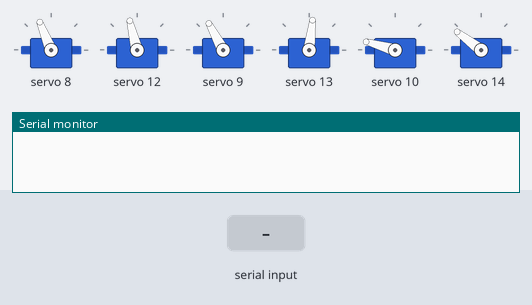
The sketch below on a simulated Arduino Uno, built with avr-gcc and run on an emulated ATmega328P. Shown: 6 × servo, the last lines printed to the serial monitor. The inputs (shaded band) are chosen by the test bench.

Above: at 1.2 s.
1.3 s: "<90,45,200>" received over Serial
At 2.5 s:
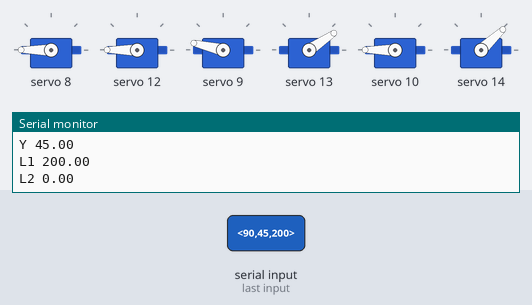
2.8 s: "<30,150,10>" received over Serial
At 3.6 s:
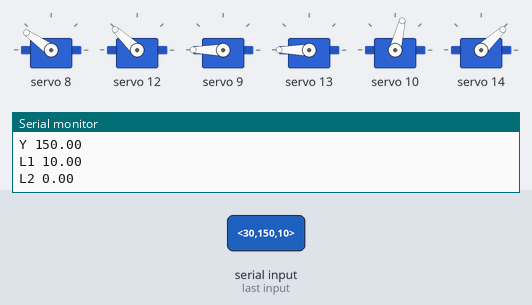
4.3 s: "<90,45>" received over Serial
At 4.7 s:
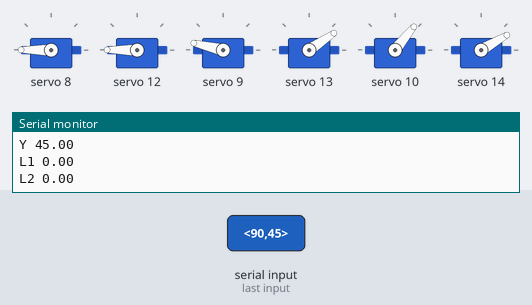
5.8 s: "<30,150,10,200>" received over Serial
At 7.0 s:
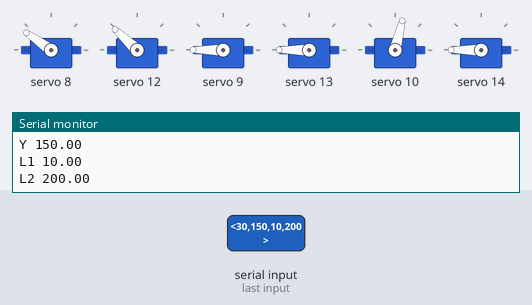
7.3 s: "<0>" received over Serial
At 8.2 s:
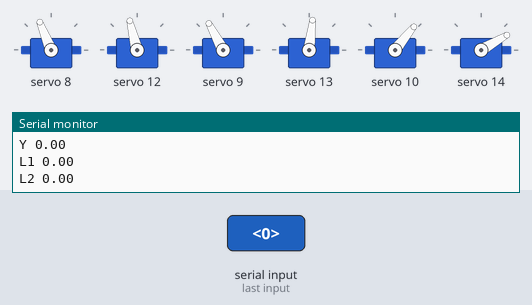
8.8 s: "<200>" received over Serial
At 9.4 s:
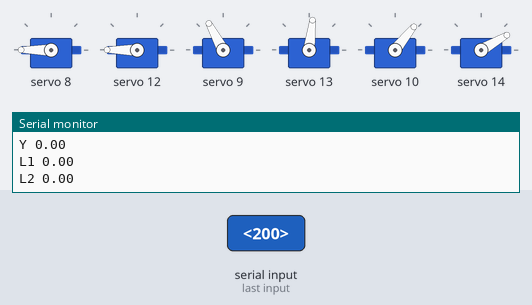
Timing chart, 0 to 15.3 s (numbered marks = the images above; inputs shaded):
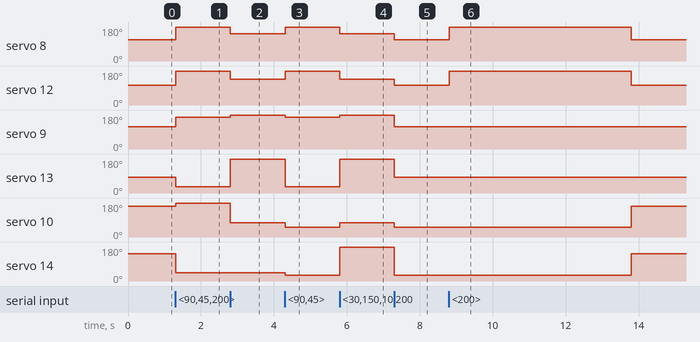

Measured:
- after the input at 1.3 s, servo 8: 112° → 180° at once; servo 12: 104° → 180° at once; servo 9: 118° → 167° at once; servo 13: 83° → 34° at once; servo 10: 164° → 180° at once
- after the input at 2.8 s, servo 8: 180° → 145° at once; servo 12: 180° → 137° at once; servo 9: 167° → 180° at once; servo 13: 34° → 180° at once; servo 10: 180° → 76° at once
- after the input at 4.3 s, servo 8: 145° → 180° at once; servo 12: 137° → 180° at once; servo 9: 180° → 167° at once; servo 13: 180° → 34° at once; servo 10: 76° → 51° at once
- after the input at 5.8 s, servo 8: 180° → 145° at once; servo 12: 180° → 137° at once; servo 9: 167° → 180° at once; servo 13: 34° → 180° at once; servo 10: 51° → 76° at once
- after the input at 7.3 s, servo 8: 145° → 112° at once; servo 12: 137° → 104° at once; servo 9: 180° → 118° at once; servo 13: 180° → 83° at once; servo 10: 76° → 51° at once
- after the input at 8.8 s, servo 8: 112° → 180° at once, → 112° 5.0 s later; servo 12: 104° → 180° at once, → 104° 5.0 s later; servo 10: 51° → 164° after 5.0 s instead of 3.5 s; servo 14: 30° → 143° after 5.0 s instead of 3.5 s

The sketch:

WATCHMAN_servo_control.ino
```cpp
// Watchman Servo Control code - Graham Jessup

// This sketch receives serial information in the format <x,y,L1,L2> where the the variables (x,y,L1,L2) are degree values.
// Angle values are then adjusted with calibration values before they are sent to each servo

// This sketch is designed to work with "Adafruit 16-Channel 12-bit PWM/Servo Shield - I2C interface" on an Arduino Uno
// This sketch requires the adafruit_PWMServo library, they have a useful guide here: https://learn.adafruit.com/adafruit-16-channel-pwm-slash-servo-shield/using-the-adafruit-library

// Serial communication code is adapted from Robin2 on Arduino forum, see here for source: https://forum.arduino.cc/index.php?topic=396450.0

// Be sure to comment out any debug Serial.print statements before connecting to raspberry pi, they will cause problems!


// Serial Reading Declarations

const byte numChars = 32;
char receivedChars[numChars];
char tempChars[numChars];        // temporary array for use when parsing

      // variables to hold the parsed data
char messageFromPC[numChars] = {0};
int integerFromPC = 0;
float XFromPi = 0.0;
//float floatFromPC = 0.0;
float YFromPi = 0.0;
float L1FromPi = 0.0;
float L2FromPi = 0.0;

boolean newData = false;


//Servo Control Declarations
#include <Wire.h>
#include <Adafruit_PWMServoDriver.h>

Adafruit_PWMServoDriver pwm = Adafruit_PWMServoDriver();

//Servo header position on adafruit servo hat (using positions 0-2 and 4-6)
#define X1SERVO 8 // X Servo (left-right) on right eye
#define Y1SERVO 9 // Y Servo (up-down) on right eye
#define L1SERVO 10 // Bottom Eyelid, controlled by right-side eyelid servo

#define X2SERVO 12 // X Servo (left-right) on left eye
#define Y2SERVO 13 // Y Servo (up-down) on left eye
#define L2SERVO 14 // Top Eyelid, controlled by left-side eyelid servo
//#define LaserPin 2 // This pin is used to switch laser MOSFET on/off. Mosfet is used to turn laser off when eyelids are shut.

float CtsPerDeg = 2.8; // This is a measured value, "calibrated" by driving servo to 90ish degrees (from middle position) and measuring counts
int MidPtCounts = 368; // Derived from servo midpoint = 1.5ms, 4.07 microseconds per count 1500/4.07 = 368.55

//Degree Compensations to adjust mid-point of servos - Cross-Eye fixing, adjust for mechanical errors as well
// These values are obtained by using a calibration image on the raspberry pi.
// I used the serial monitor to command the eyelids to zero position and then adjusted the zero point until the eyes and eyelids were properly adjusted (ie pointed dead center, eyes shut when <0,0,0,0> command is received)
//float X1DegComp = 4;
//float X2DegComp = -5;
//float Y1DegComp = -7;
//float Y2DegComp = -3;
//float L1DegComp = -25;
//float L2DegComp = -40;
//float LidCloseComp = -12; // This adds extra "clamping" force to completely close the eyes

float X1DegComp = 18;    // it's Left  Eye across (more POS and it's Left  eye looks to it's left)
float X2DegComp = 11;    // it's Right Eye across (more POS and it's Right eye looks to it's left)
float Y1DegComp = 23;    // it's Left  Eye up     (more POS and it's Left  eye goes up)
float Y2DegComp = 8;     // it's Right Eye up     (more POS and it's Right eye goes up)
float L1DegComp = -25;
float L2DegComp = -44;

float LidCloseComp = -12; // This adds extra "clamping" force to completely close the eyes
//float L1DegTrack = 10;

unsigned long timeLastUpdate = millis();
int timeInterval = 5000;
int eyeStatus = 0;   // 0=set it closed, 1=closed,  2=Open

void setup() {
    Serial.begin(115200);
    //Serial.println("This demo expects 4 pieces of data - 4 floating point values");
    //Serial.println("Enter data in this style <12.5, 12.0, 24.7, 13.0>  ");
    //Serial.println();
    pwm.begin();

    pwm.setPWMFreq(60);  // Analog servos run at ~60 Hz updates
//    pinMode(LaserPin, OUTPUT);
    delay(10);
    timeLastUpdate = millis() - timeInterval;
}

//============

void loop() {
    recvWithStartEndMarkers();

    if (eyeStatus == 0) {
      eyeStatus = 1;
      XFromPi = 0;
      YFromPi = 0;
      L1FromPi = 90;
      L2FromPi = 90;
      SetServoPosition();
      delay(200);
    }
    if (newData == true) {
        eyeStatus = 2;
        timeLastUpdate = millis();
        strcpy(tempChars, receivedChars);
            // this temporary copy is necessary to protect the original data
            //   because strtok() used in parseData() replaces the commas with \0
        parseData();
        SetServoPosition();
        showParsedData();
        newData = false;
    }

    if ( ( eyeStatus != 1 ) and ( millis() - timeLastUpdate ) > timeInterval ) {
      eyeStatus = 1;
      XFromPi = 0;
      YFromPi = 0;
      L1FromPi = 90;
      L2FromPi = 90;
      SetServoPosition();
      delay(200);
    }

/*
    XFromPi = 0;
    YFromPi = 0;
    L1FromPi = 90;
    L2FromPi = 90;
    SetServoPosition();
    delay(2000);

    XFromPi = 0;
    YFromPi = 0;
    L1FromPi = 70;
    L2FromPi = 55;
    SetServoPosition();
    delay(2000);

*/
}

//============

void recvWithStartEndMarkers() {
    static boolean recvInProgress = false;
    static byte ndx = 0;
    char startMarker = '<';
    char endMarker = '>';
    char rc;

    while (Serial.available() > 0 && newData == false) {
        rc = Serial.read();

        if (recvInProgress == true) {
            if (rc != endMarker) {
                receivedChars[ndx] = rc;
                ndx++;
                if (ndx >= numChars) {
                    ndx = numChars - 1;
                }
            }
            else {
                receivedChars[ndx] = '\0'; // terminate the string
                recvInProgress = false;
                ndx = 0;
                newData = true;
            }
        }

        else if (rc == startMarker) {
            recvInProgress = true;
        }
    }
}

//============

void parseData() {      // split the data into its parts

    char * strtokIndx; // this is used by strtok() as an index

    strtokIndx = strtok(tempChars,",");      // get the first part - the string
    XFromPi = atof(strtokIndx); // convert this part to a float

    strtokIndx = strtok(NULL, ","); // this continues where the previous call left off
    YFromPi = atof(strtokIndx);     // convert this part to a float

    strtokIndx = strtok(NULL, ",");
    L1FromPi = atof(strtokIndx);     // convert this part to a float

    strtokIndx = strtok(NULL, ",");
    L2FromPi = atof(strtokIndx);     // convert this part to a float

}

//============

void showParsedData() {
    Serial.print("X ");
    Serial.println(XFromPi);
    Serial.print("Y ");
    Serial.println(YFromPi);
    Serial.print("L1 ");
    Serial.println(L1FromPi);
    Serial.print("L2 ");
    Serial.println(L2FromPi);
}


//============
//This function maps the Servo Angles and sends the commands to the servos
void SetServoPosition() {

  // Set X Positions
  pwm.setPWM(X1SERVO, 0, ConvertToCounts(XFromPi + X1DegComp));
  pwm.setPWM(X2SERVO, 0, ConvertToCounts(XFromPi + X2DegComp));
//  Serial.print("X ");
//    Serial.println((-1*(XFromPi + X2DegComp)));

  // Set Y Positions
  pwm.setPWM(Y1SERVO, 0, ConvertToCounts(YFromPi + Y1DegComp));
  pwm.setPWM(Y2SERVO, 0, ConvertToCounts(-1*(YFromPi + Y2DegComp)));

  // Set Laser On/Off and Set Eyelid Position
  if (L1FromPi == 0 and L2FromPi == 0) {
//    digitalWrite(LaserPin, LOW);
    pwm.setPWM(L1SERVO, 0, ConvertToCounts(L1FromPi + L1DegComp + LidCloseComp)); //Bottom Eyelid
    pwm.setPWM(L2SERVO, 0, ConvertToCounts(L2FromPi + L2DegComp + LidCloseComp)); //Top Eyelid
  }
  else {
//  digitalWrite(LaserPin, HIGH);
  pwm.setPWM(L1SERVO, 0, ConvertToCounts(L1FromPi + L1DegComp)); //Bottom Eyelid
  pwm.setPWM(L2SERVO, 0, ConvertToCounts(L2FromPi + L2DegComp)); //Top Eyelid
  }
//    Serial.println("L1FromPi =");
//    Serial.println(L1FromPi);
//    Serial.println("L2FromPi =");
//    Serial.println(L2FromPi);
  delay(5);                           // waits for the servo to get there
}

//This function converts degree values to servo "counts" as required by the Adafruit_PWMServo library

float ConvertToCounts(float Degrees) {
  float Counts;
  Counts = MidPtCounts + (CtsPerDeg * Degrees);
//  Serial.print("Counts ");
//  Serial.println(Counts);

           return Counts;

}
```
